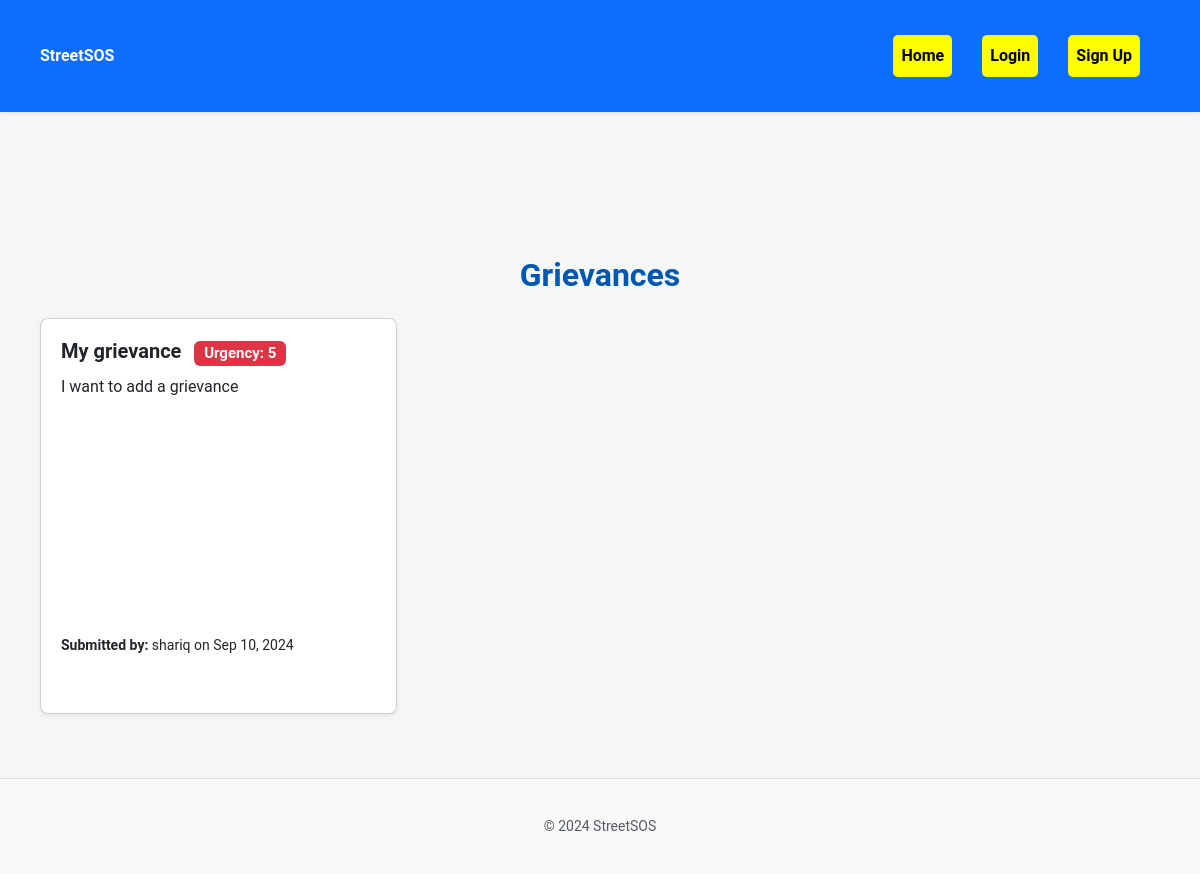
The app's page /, older data.
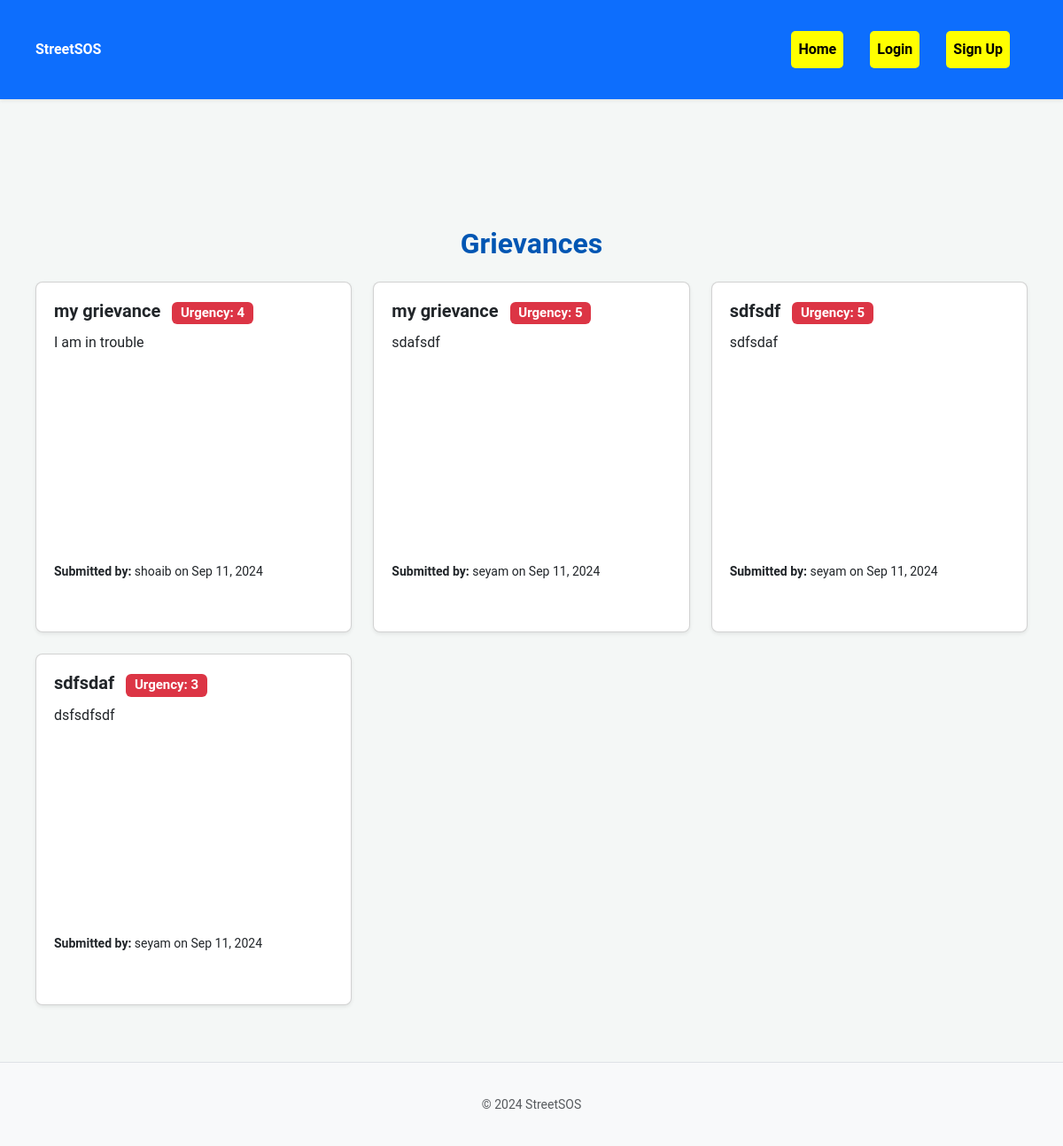
The same page, newer data.
### grievance/models.py (models this page shows, shortened)
class Grievance(models.Model):
    user_profile = models.ForeignKey(UserProfile, on_delete=models.CASCADE, related_name='grievances')
    title = models.CharField(max_length=255)
    description = models.TextField()
    urgency = models.IntegerField(choices=[(i, str(i)) for i in range(1, 6)])  # Urgency from 1 to 5
    latitude = models.DecimalField(max_digits=40, decimal_places=20)
    longitude = models.DecimalField(max_digits=40, decimal_places=20)
    created_at = models.DateTimeField(auto_now_add=True)

### users/models.py (models this page shows, shortened)
class UserProfile(models.Model):
    user = models.OneToOneField(User, on_delete=models.CASCADE)
    bio = models.TextField(blank=True)
    profile_picture = models.ImageField(upload_to='profile_pictures/', blank=True, null=True)
    karma = models.IntegerField(default=0)  # Ensure this is correctly defined

### grievance/views.py (the view)
# urls.py: path('', GrievanceListView.as_view(), name='grievance-list'),
class GrievanceListView(ListView):
    model = Grievance
    template_name = 'grievances/grievance_list.html'
    context_object_name = 'grievances'
    paginate_by = 10
    def get_queryset(self):
        return Grievance.objects.all().order_by('-created_at')
    def get_context_data(self, **kwargs):
        context = super().get_context_data(**kwargs)
        if self.request.user.is_authenticated:
            user_profile = self.request.user.userprofile
            saved_grievances = UserGrievance.objects.filter(user=user_profile).values_list('grievance_id', flat=True)
            context['saved_grievance_ids'] = list(saved_grievances)
        return context

### grievance/context_processors.py (called while the page is built)
def google_maps_api_key(request):
    return {
        'GOOGLE_MAPS_API_KEY': settings.GOOGLE_MAPS_API_KEY
    }

### grievance/templates/grievances/grievance_list.html (shortened to what this page needs)
{% extends 'base.html' %}
{% block content %}
<div class="container mt-4">
    <h2 class="mb-4 text-center">Grievances</h2>
    <div class="row">
        {% for grievance in grievances %}
        <div class="col-md-6 col-lg-4 mb-4">
            <a href="{% url 'grievance-detail' grievance.id %}" class="text-decoration-none text-dark">
                <div class="card h-100 shadow-sm">
                    <div class="card-body">
                        <h5 class="card-title">{{ grievance.title }}
                            <span class="badge bg-danger ms-2">Urgency: {{ grievance.urgency }}</span>
                        </h5>
                        <p class="card-text">{{ grievance.description|truncatewords:15 }}</p>
                        <div id="map-{{ forloop.counter }}" style="height: 200px;" class="rounded mb-3"></div>
                        <p><small><strong>Submitted by:</strong> {{ grievance.user_profile.user.username }} on {{ grievance.created_at|date:"M d, Y" }}</small></p>
                    </div>
                </div>
            </a>
        </div>
        {% endfor %}
    </div>
</div>
{% endblock %}

### templates/base.html (shortened to what this page needs)
{% load static %}
<!DOCTYPE html>
<html lang="en">
<head>
    <link href="https://cdn.jsdelivr.net/npm/bootstrap@5.3.0-alpha1/dist/css/bootstrap.min.css" rel="stylesheet">
    <link rel="stylesheet" href="{% static 'css/style.css' %}">
</head>
<body>
    <nav class="navbar navbar-expand-lg navbar-dark bg-primary shadow-sm">
        <div class="container">
            <a class="navbar-brand fw-bold" href="{% url 'grievance-list' %}">StreetSOS</a>
            <div class="collapse navbar-collapse" id="navbarNav">
                <ul class="navbar-nav ms-auto">
                    <li class="nav-item">
                        <a class="nav-link fw-semibold" href="{% url 'grievance-list' %}">Home</a>
                    </li>
                    {% if user.is_authenticated %}
                    <li class="nav-item">
                        <a class="nav-link fw-semibold" href="{% url 'grievance-create' %}">Submit Grievance</a>
                    </li>
                    <li class="nav-item">
                        <a class="nav-link fw-semibold" href="{% url 'saved-grievances' %}">Saved Grievances</a>
                    </li>
                    <li class="nav-item">
                        <a class="nav-link fw-semibold" href="{% url 'my-grievances' %}">My Grievances</a>
                    </li>
                    <li class="nav-item dropdown">
                        <a class="nav-link dropdown-toggle fw-semibold" href="#" id="userDropdown" role="button" data-bs-toggle="dropdown" aria-expanded="false">
                            {{ user.username }}
                        </a>
                        <ul class="dropdown-menu dropdown-menu-end" aria-labelledby="userDropdown">
                            <li><a class="dropdown-item" href="{% url 'profile-detail' %}">Profile</a></li>
                            <li><a class="dropdown-item" href="{% url 'profile-edit' %}">Edit Profile</a></li>
                            <li>
                                <form id="logout-form" action="{% url 'logout' %}" method="post">
                                    {% csrf_token %}
                                    <button type="submit" class="dropdown-item">Logout</button>
                                </form>
                            </li>
                        </ul>
                    </li>
                    {% else %}
                    <li class="nav-item">
                        <a class="nav-link fw-semibold" href="{% url 'login' %}">Login</a>
                    </li>
                    <li class="nav-item">
                        <a class="nav-link fw-semibold" href="{% url 'register' %}">Sign Up</a>
                    </li>
                    {% endif %}
                </ul>
            </div>
        </div>
    </nav>
    <div class="container mt-3">
    </div>
    <main class="container mt-4">
        {% block content %}{% endblock %}
    </main>
    <footer class="footer bg-light mt-auto py-3 border-top">
        <div class="container text-center">
            <span class="text-muted">&copy; 2024 StreetSOS</span>
        </div>
    </footer>
</body>
</html>

### static/css/style.css (style rules this page uses)
body { font-family: 'Roboto', sans-serif; background-color: #f4f7f6; color: #333; margin: 0; padding: 0; line-height: 1.6; transition: background-color 0.5s ease-in-out; }
.container { max-width: 1200px; margin: 0 auto; padding: 20px; }
h1, h2, h3, h4, h5, h6 { font-weight: 600; color: #0056b3; }
a { color: #0056b3; text-decoration: none; transition: color 0.3s ease-in-out; }
.navbar { background-color: #0056b3; padding: 15px 20px; position: relative; }
.navbar a { color: #fff; margin-right: 20px; font-size: 16px; transition: color 0.3s ease-in-out; }
.card { background-color: #fff; border-radius: 8px; box-shadow: 0 4px 10px rgba(0, 0, 0, 0.1); margin-bottom: 20px; transform: translateY(0); transition: box-shadow 0.3s ease-in-out, transform 0.3s ease-in-out; }
.card-body { padding: 20px; }
.footer { background-color: #333; color: #fff; text-align: center; padding: 20px 0; margin-top: 40px; font-size: 14px; position: relative; animation: fadeInUp 1s ease-in-out; }

### templates/base.html (style rules this page uses)
.navbar-nav .nav-link, .btn-nav { background-color: yellow; border-radius: 5px; color: black; padding: 8px 12px; transition: all 0.3s ease; font-weight: 500; }
.navbar-nav .nav-link, .btn-nav { margin-left: 10px; }

### grievance/templates/grievances/grievance_list.html (style rules this page uses)
.card { transition: transform 0.3s ease, box-shadow 0.3s ease; }

Row changes from the older to the newer data that the page shows:
removed Grievance: title "My grievance", urgency "5", description "I want to add a grievance", user_profile.user.username "shariq", created_at "Sep 10, 2024"
added Grievance: title "my grievance", urgency "4", description "I am in trouble", user_profile.user.username "shoaib", created_at "Sep 11, 2024"
added Grievance: title "my grievance", urgency "5", description "sdafsdf", user_profile.user.username "seyam", created_at "Sep 11, 2024"
added Grievance: title "sdfsdf", urgency "5", description "sdfsdaf", user_profile.user.username "seyam", created_at "Sep 11, 2024"
added Grievance: title "sdfsdaf", urgency "3", description "dsfsdfsdf", user_profile.user.username "seyam", created_at "Sep 11, 2024"
